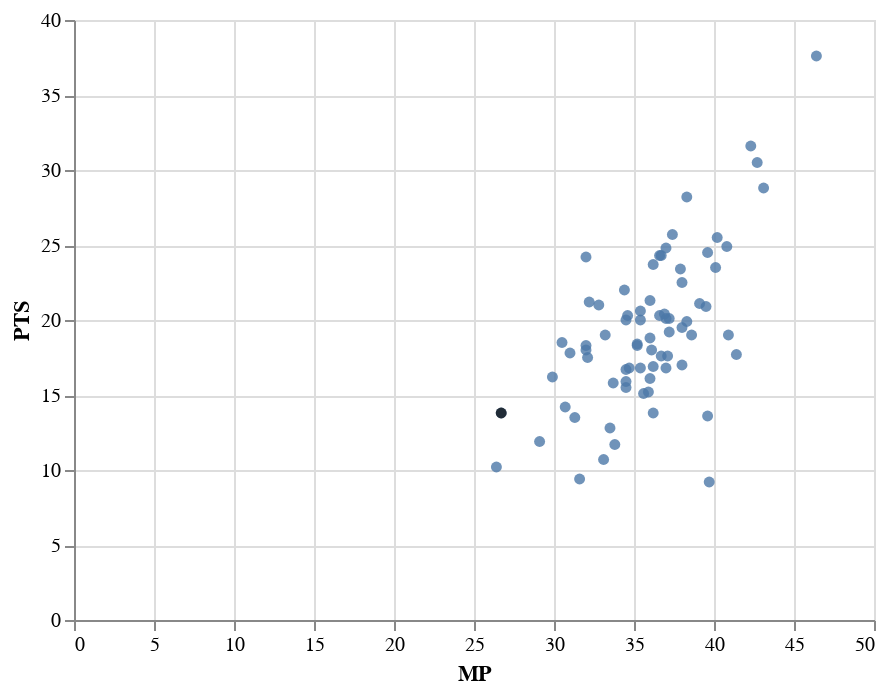

Write notebook code for a chart like this one.
### Code cell
#hide

selection = alt.selection_single();
  
chart1 = alt.Chart(Combined).mark_circle().add_selection(
    selection
).encode(
    x='MP:Q',
    y='PTS:Q',
    opacity=alt.condition(selection, alt.value(0.8), alt.value(0.1))
)

chart2 = alt.Chart(Combined).mark_circle().encode(
    x = "MP:Q",
    y = "PTS:Q",
    color = alt.value("black")
).transform_filter(
   alt.FieldEqualPredicate(field = "Player" , equal = "LaMelo Ball")
)

chart1 + chart2
